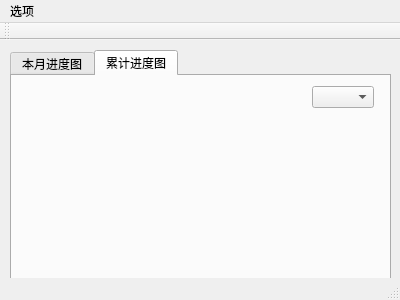
<?xml version="1.0" encoding="UTF-8"?>
<ui version="4.0">
 <class>MainWindow</class>
 <widget class="QMainWindow" name="MainWindow">
  <property name="geometry">
   <rect>
    <x>0</x>
    <y>0</y>
    <width>400</width>
    <height>300</height>
   </rect>
  </property>
  <property name="windowTitle">
   <string>MainWindow</string>
  </property>
  <widget class="QWidget" name="centralWidget">
   <widget class="QTabWidget" name="tabWidget">
    <property name="geometry">
     <rect>
      <x>10</x>
      <y>10</y>
      <width>381</width>
      <height>231</height>
     </rect>
    </property>
    <property name="currentIndex">
     <number>1</number>
    </property>
    <widget class="QWidget" name="tab">
     <attribute name="title">
      <string>本月进度图</string>
     </attribute>
     <widget class="QComboBox" name="comboBox">
      <property name="geometry">
       <rect>
        <x>310</x>
        <y>10</y>
        <width>62</width>
        <height>22</height>
       </rect>
      </property>
     </widget>
    </widget>
    <widget class="QWidget" name="tab_2">
     <attribute name="title">
      <string>累计进度图</string>
     </attribute>
     <widget class="QComboBox" name="comboBox_2">
      <property name="geometry">
       <rect>
        <x>300</x>
        <y>10</y>
        <width>62</width>
        <height>22</height>
       </rect>
      </property>
     </widget>
    </widget>
   </widget>
  </widget>
  <widget class="QMenuBar" name="menuBar">
   <property name="geometry">
    <rect>
     <x>0</x>
     <y>0</y>
     <width>400</width>
     <height>17</height>
    </rect>
   </property>
   <widget class="QMenu" name="menu">
    <property name="title">
     <string>选项</string>
    </property>
   </widget>
   <addaction name="menu"/>
  </widget>
  <widget class="QToolBar" name="mainToolBar">
   <attribute name="toolBarArea">
    <enum>TopToolBarArea</enum>
   </attribute>
   <attribute name="toolBarBreak">
    <bool>false</bool>
   </attribute>
  </widget>
  <widget class="QStatusBar" name="statusBar"/>
 </widget>
 <layoutdefault spacing="6" margin="11"/>
 <resources/>
 <connections/>
</ui>
